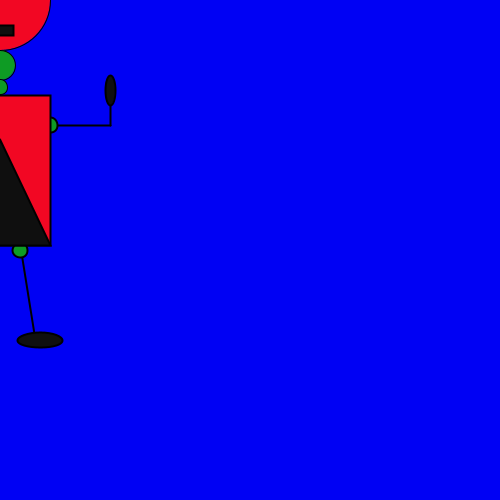
Frame 1 (no input)
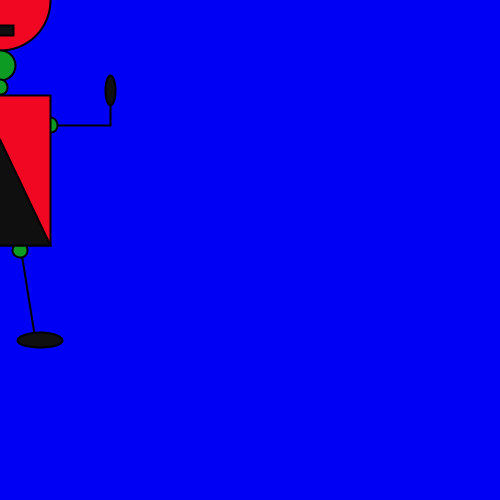
Frame 60 (the mouse pressed at the canvas centre just before this capture)
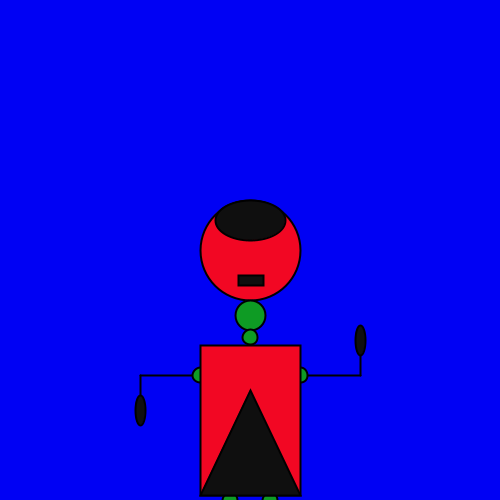
Frame 120 (the mouse held since frame 60 and released just before this capture)

The Processing sketch that drew these frames (run headless with seeded random() and noise(); from frame 60 on, the mouse is pressed at the canvas centre):

// Processing sketch: processing_58940
// ── processing_58940.pde

void setup() {
background(500,500); 
size(500,500);
}

void draw () {
  background(500,500);

fill(242,7,35);
smooth();
ellipse(mouseX,mouseY,100,100); //head

fill(14,155,36);
smooth();
ellipse(mouseX,mouseY +65,30,30); //neck 1
ellipse(mouseX,mouseY +87,15,15); //neck 2

strokeWeight(2);
smooth();
line(mouseX -35,mouseY +340,mouseX -20,mouseY +246); //leg
line(mouseX +35,mouseY +340,mouseX +20,mouseY +246); //leg

strokeWeight(2);
fill(15,15,15);
smooth();
line(mouseX -110,mouseY +125,mouseX -50,mouseY +125); //arm
line(mouseX +50,mouseY +125,mouseX +110,mouseY +125); //arm
line(mouseX -110,mouseY +125,mouseX -110,mouseY +160); //forearm
line(mouseX +110,mouseY +125,mouseX +110,mouseY +90); //forearm

fill(15,15,15);
smooth();
ellipse(mouseX -110,mouseY +160,10,30); //hand
ellipse(mouseX +110,mouseY +90,10,30); //hand


fill(14,155,36);
smooth();
ellipse(mouseX -50,mouseY +125,15,15); //arm joint
ellipse(mouseX +50,mouseY +125,15,15); //arm joint
ellipse(mouseX -20,mouseY +250,15,15); //leg joint
ellipse(mouseX +20,mouseY +250,15,15); //leg joint

fill(15,15,15);
smooth();
ellipse(mouseX -40,mouseY +340,45,15); //foot
ellipse(mouseX +40,mouseY +340,45,15); //foot


fill(242,7,35);
smooth();
rect(mouseX -50,mouseY +95,100,150); //body

fill(15,15,15);
smooth();
rect(mouseX -12,mouseY +25,25,10); //mouth
triangle(mouseX -50,mouseY +245,mouseX,mouseY +140,mouseX +50,mouseY +245); //belly
ellipse(mouseX,mouseY -30,70,40); //hat

}
